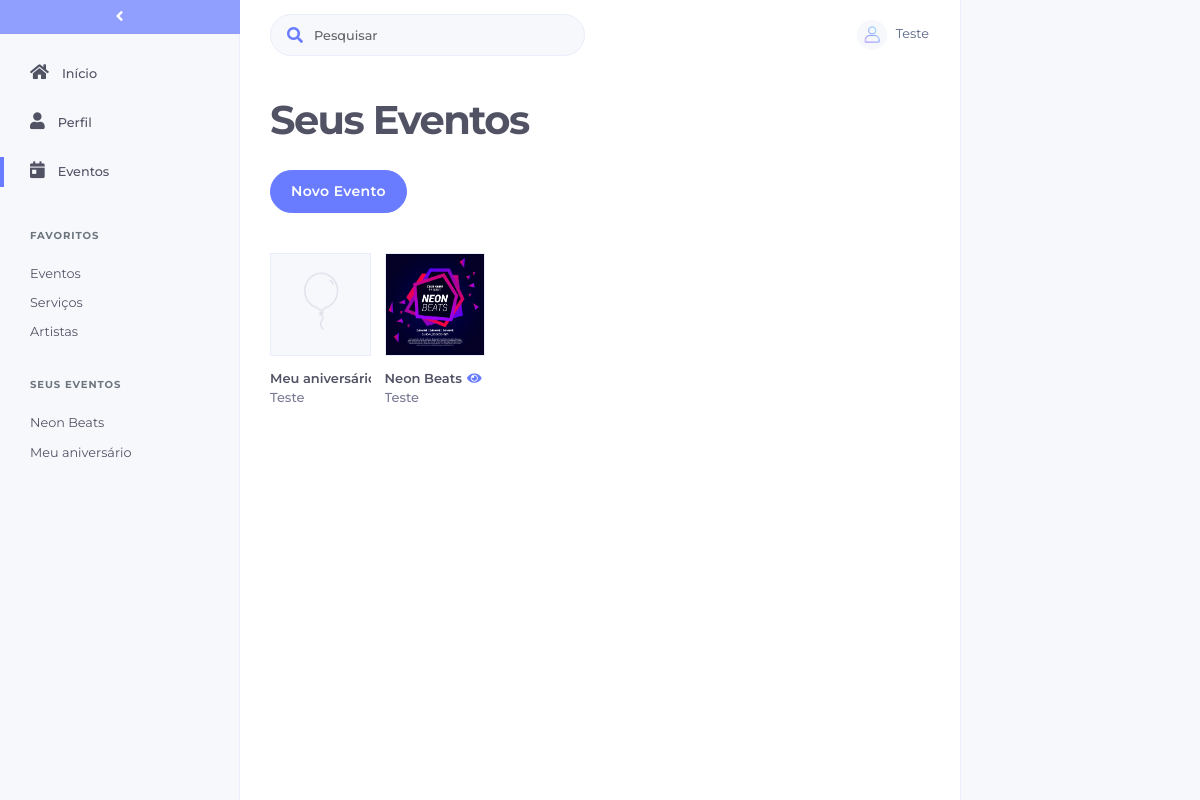
/view/lista_evento.php (signed in), run on the app's committed database.
### tables this page shows
CREATE TABLE `eventos` (
  `id` bigint(20) UNSIGNED NOT NULL,
  `idUsuario` bigint(20) NOT NULL,
  `nome` varchar(191) NOT NULL,
  `descricao` varchar(9999) DEFAULT NULL,
  `idEstabelecimento` int(11) DEFAULT '0',
  `status` int(11) NOT NULL DEFAULT '0',
  `imagem` varchar(100) NOT NULL DEFAULT 'no-image.png'
);

CREATE TABLE `usuario` (
  `id` bigint(20) NOT NULL,
  `nome` varchar(100) NOT NULL,
  `email` varchar(200) NOT NULL,
  `senha` varchar(20) NOT NULL,
  `tipo` char(1) NOT NULL,
  `cnpj` char(14) DEFAULT NULL,
  `telefone` bigint(20) DEFAULT NULL,
  `idCategoria` int(11) DEFAULT NULL,
  `imagem` varchar(200) NOT NULL DEFAULT 'no-image.png'
);

### modelo/database.class.php (called while the page is built, shortened)
<?php
include_once '../autoload.php';
class Database{
    protected static $conn;
    private function __construct()
    {
        try
        {
            self::$conn = new PDO("mysql:host=". Config::HOST_NAME."; dbname=".Config::DATABASE_NAME, Config::DATABASE_USER_NAME, Config::DATABASE_PASSWORD);
            self::$conn->setAttribute(PDO::ATTR_ERRMODE, PDO::ERRMODE_EXCEPTION);
            self::$conn->exec('SET NAMES utf8');
        }
        catch (PDOException $e)
        {
            $email = new Email();
            die("Connection Error: " . $e->getMessage());
        }
    }
    public static function conectar()
    {
        return self::$conn;
    }
    public static function desconectar()
    {
        if (self::$conn)
        {
            self::$conn = null;
        }
    }
}

### controle/controle.evento.class.php (called while the page is built, shortened)
<?php
class ControleEvento extends ControleBase {
    private $evento;
    public function __construct() {
        $this->evento = new Evento();
    }
    public function controleAcao($acao,$param=null,$param2=null){
        switch ($acao) {
            default:
                return parent::controleAcao($acao,$param,$param2);
                break;
        }
    }
    protected function listarTodos($param=null, $param2){
        return $this->evento->listarTodos($param, $param2);
    }
}

### modelo/evento.class.php (called while the page is built, shortened)
<?php
class Evento implements ibaseModelo{
    private $id;
    private $nome;
    private $status;
    private $idUsuario;
    private $imagem;
    private $conn;
    public function getId() {
        return $this->id;
    }
    public function getNome() {
        return $this->nome;
    }
    public function getStatus() {
        return $this->status;
    }
    public function getIdUsuario() {
        return $this->idUsuario;
    }
    public function getImagem() {
        return $this->imagem;
    }
    public function __construct() {
        $this->conn = Database::conectar();
    }
    public function listarTodos($nome=null, $idUsuario){
        try{
            if(!is_null($nome)){
                $query="SELECT id,nome,descricao,idEstabelecimento,status,idUsuario,imagem FROM eventos WHERE idUsuario = :idUsuario AND nome LIKE :nome";
            }else{
                $query="SELECT id,nome,descricao,idEstabelecimento,status,idUsuario,imagem FROM eventos WHERE idUsuario = :idUsuario";
            }
            $this->stmt= $this->conn->prepare($query);
            if(!is_null($nome))$this->stmt->bindValue(':nome', '%'.$nome.'%', PDO::PARAM_STR);
            if(!is_null($idUsuario))$this->stmt->bindValue(':idUsuario', $idUsuario, PDO::PARAM_STR);
            if($this->stmt->execute()){
                $eventos = $this->stmt->fetchAll(PDO::FETCH_CLASS,"Evento");
            }
            return $eventos;
        } catch(PDOException $e) {
            echo "<div class='alert alert-danger'>".$e->getMessage()."</div>";
            return null;
        }
    }
}

### controle/controle.base.class.php (called while the page is built, shortened)
<?php
abstract class ControleBase {
    public function controleAcao($acao,$param=null, $param2=null) {
        switch ($acao) {
             case "listarTodos":
                return $this->listarTodos($param, $param2);
                break;
            case "listarUnico":
                return $this->listarUnico($param);
                break;
        }
    }
}
?>

### autoload.php (called while the page is built, shortened)
<?php
function autoload($classe)
{
    $classe = lcfirst($classe);
    $classe2 = lcfirst(substr($classe, 0,8));
    $classe3 = lcfirst(substr($classe, 8));
    $classe4 = lcfirst(substr($classe, 0,6));
    $classe5 = lcfirst(substr($classe, 6));
    $classe6 = lcfirst(substr($classe, 8,6));
    $classe7 = lcfirst(substr($classe, 14));
}

### controle/controle.organizador.class.php (called while the page is built, shortened)
<?php
class ControleOrganizador extends ControleBase {
    private $organizador;
    public function __construct() {
        $this->organizador = new Organizador();
    }
    public function controleAcao($acao,$param=null,$param2=null){
        switch ($acao) {
            default:
                return parent::controleAcao($acao,$param,$param2);
                break;
        }
    }
    protected function listarUnico($param){
        return $this->organizador->listarUnico($param);
    }
}

### modelo/organizador.class.php (called while the page is built, shortened)
<?php
class Organizador implements ibaseModelo{
    private $nome;
    private $conn;
    public function getNome() {
        return $this->nome;
    }
    public function __construct() {
        $this->conn = Database::conectar();
    }
    public function listarUnico($id){
        try{
            $query="SELECT id, nome, email, senha, imagem FROM usuario WHERE id=:id";
            $this->stmt= $this->conn->prepare($query);
            $this->stmt->bindValue(':id', $id, PDO::PARAM_INT);
            if($this->stmt->execute()){
                $organizador = $this->stmt->fetchAll(PDO::FETCH_CLASS,"Organizador");
            }
            return $organizador[0];
        } catch(PDOException $e) {
            echo "<div class='alert alert-danger'>".$e->getMessage()."</div>";
            return null;
        }
    }
}

### view/lista_evento.php (the view, shortened to what this page needs)
<?php
	include_once '../autoload.php';
	$eventoControle = new ControleEvento();
	$eventos = $eventoControle->controleAcao("listarTodos", '', $_SESSION['id']);
	$organizadorControle = new ControleOrganizador();
?>
<!DOCTYPE html>
<html>
<?php
include_once('include/head.php');
?>
<body>
    <div class="wrapper">
    	<?php
    	$paginaHome = '';
    	$paginaLista = "class='active'";
    	include_once('include/sidebar.php');
    	?>
    	<div id="page">
    		<?php include_once('include/navbar.php'); ?>
			<div class="filtros no-margin">Seus Eventos</div>
			<div class="filtros-right simple-margin-right">
				 <button type="button" class="btn btn-primary btn-add" data-toggle="modal" data-target="#modal-form">
					<span class="btn-inner--text">Novo Evento</span>
				</button>
			</div>
			<div id="eventos">
			<?php
				if(!empty($eventos)){
					foreach (array_reverse($eventos) as $ev) {
						$publicado = 'eye-slash';
						if ($ev->getStatus()) {
							$publicado = "eye";
						}
						$organizadorUnico = $organizadorControle->controleAcao('listarUnico', $ev->getIdUsuario());
						echo "<div class='content photo'>
				<div class='card' data-id=".$ev->getId().">
					<img class='card-img-top' src='img/imagens_evento/".$ev->getImagem()."' alt='Card image cap'>
					<div class='card-body'>
						<h5 class='card-title'>".$ev->getNome()."<i class='fas fa-".$publicado."'></i></h5>
						<h5 class='card-title' style='font-weight: 500; color: rgba(50, 50, 93, 0.65);'>".$organizadorUnico->getNome()."</h5>
				</div>
				<div class='excluirEvento' data-toggle='modal' data-target='#modal-notification'><i class='fas fa-times'></i></div>
				</div>
			</div>";
					}
				}
			?>
	  		</div>
		</div>
		<div id="action-bar">
		</div>
    </div>
</body>
</html>

### view/include/sidebar.php (shortened to what this page needs)
<?php
	$seusEventosControle = new ControleEvento();
	$seusEventos = $seusEventosControle->controleAcao("listarTodos", '', $_SESSION['id']);
?>
<nav id="sidebar">
				<button id="encolheMenu" class="btn-diferente">
						<i class="fas fa-angle-left"></i>
				</button>
            <ul class="list-unstyled components">
                <a <?php echo $paginaHome; ?> href="home.php">
	                <li>
	                    <i class="fas fa-home"></i><span>Início</span>
	                </li>
                </a>
                <a href="">
					<li>
                    	<i class="fas fa-user"></i><span>Perfil</span>
                	</li>
                </a>
				<a <?php echo $paginaLista; ?> href="lista_evento.php">
					<div class="paginaAtiva"></div>
					<li>
                    	<i class="fas fa-calendar-day"></i><span>Eventos</span>
                	</li>
                </a>
				<p style='padding-top: 30px'>FAVORITOS</p>
                <a href="">
					<li class='li-menor'>
                    	<div>Eventos</div>
                	</li>
                </a>
                <a href="">
					<li class='li-menor'>
                    	<div>Serviços</div>
                	</li>
                </a>
                <a href="">
					<li class='li-menor'>
                    	<div>Artistas</div>
                	</li>
                </a>
                <?php
                	if (isset($seusEventos)) {
                		echo "<p style='padding-top: 30px'>SEUS EVENTOS</p>";
                		foreach ($seusEventos as $sevs) {
                			$eventoSelecionado = '';
                			echo "<a href='form_evento.php?evento=".$sevs->getId()."' class='sidebar-evento ".$eventoSelecionado."'>
					<div class='paginaAtiva paginaAtiva-menor'></div>
					<li class='li-menor'>
                    	<div>".$sevs->getNome()."</div>
                	</li>
                </a>";
                		}
                	}
                ?>
            </ul>
        </nav>

### view/css/main.css (style rules this page uses)
.wrapper { display: flex; align-items: stretch; width: 100%; margin-left: auto; margin-right: auto; display: flex; align-items: stretch; }
html { height: 100%; }
body { font-family: 'Montserrat' !important; background-color: #fff !important; height: 100%; overflow: hidden; }
p { font-family: 'Montserrat'; font-size: 1.1em; font-weight: 300; line-height: 1.7em; color: #999; }
a, a:hover, a:focus { color: inherit; text-decoration: none; transition: all 0.1s; }
#sidebar { background: #F7F8FC; color: inherit; width: 240px; transition: width 0.4s; min-height: 100vh; border-right: solid 1px #eaedfa; }
#sidebar ul.components { padding: 15px 0 0 0; font-size: .8rem; max-height: calc(100vh - 34px); overflow: auto; }
#sidebar ul a.active > .paginaAtiva { float: left; width: 4px; margin-top: 9.5px; height: 30px; background-color: #697cff; }
#sidebar .list-unstyled li span { font-weight: 500; white-space: nowrap; text-overflow: ellipsis; }
#sidebar ul p { color: #6c757d; padding: 15px 30px 15px 30px; margin-bottom: 0px; letter-spacing: .09em; font-size: 0.63rem; font-weight: bold; white-space: nowrap; text-overflow: ellipsis; }
#sidebar ul li { padding: 15px 30px 15px 30px; font-size: 0.8rem; }
#sidebar li.li-menor { padding: 5px 0px 5px 30px !important; margin-right: 30px; overflow: hidden; }
#sidebar ul > a { font-size: 1.1em; display: block; }
#sidebar ul > a i { font-size: 1.05rem; margin-right: 13px; }
#page { width: calc(100vw - 480px); transition: width 0.4s; padding: 0px 0px 0px 30px; overflow: auto; max-height: 100vh; text-align: left; }
#page .content { display: inline-block; }
.content { margin-right: 2%; margin-bottom: 30px; float: left; box-sizing: border-box; padding: 10px 30px; line-height: 30px; }
.photo { padding: 0px !important; background-color: transparent !important; width: 14.6%; }
.photo .card { background-color: transparent !important; }
.btn-add { text-align: left !important; }
.btn-diferente { padding: 5px 1px 5px 0px; box-sizing: content-box; width: 100%; border: none; background-color: #697cff; color: #fff; cursor: pointer; outline: none; }
#encolheMenu { bottom: 15px; left: 13px; }
.no-margin { margin: 0px !important; }
.filtros { margin: 0px 0px 20px 0px; font-weight: bold; line-height: 100px; font-family: Montserrat; font-size: 2.5rem; letter-spacing: -0.1rem; color: #525265; }
.filtros-right { margin-bottom: 40px; }
.simple-margin-right { margin-right: 2%; }
.content .card .card-img-top { height: calc((100vw - 480px) / 6.98); background-color: #F7F8FC; border-radius: 0px; cursor: pointer; border: solid 1px #eaedfa; }
.card-title { white-space: nowrap; overflow: hidden; }
.card-title i { margin-left: 5px; color: #697cff; }
.card-body { padding: 0.8rem 0px !important; font-weight: bold; }
#action-bar { width: 240px; min-height: 100vh; display: inline-block; background-color: #F7F8FC; border-left: solid 1px #eaedfa; }

### data on the page
eventos: nome "Neon Beats", imagem (picture), status 1 (drawn), idUsuario.nome "Teste"
eventos: nome "Meu aniversário", imagem (placeholder picture), nome "Meu…", idUsuario.nome "Teste"

### other printed values
$_SESSION['usuario'] "Teste"
